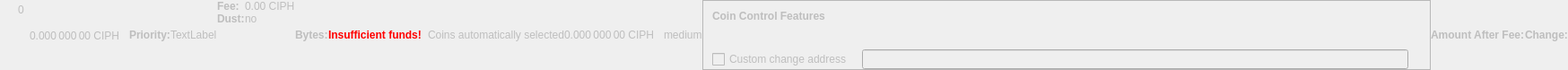
    <widget class="QWidget" name="dummyHideWidget" native="true">
     <property name="enabled">
      <bool>false</bool>
     </property>
     <property name="maximumSize">
      <size>
       <width>100</width>
       <height>22</height>
      </size>
     </property>
     <layout class="QHBoxLayout" name="dummyHideLayout">
      <property name="spacing">
       <number>0</number>
      </property>
      <property name="leftMargin">
       <number>0</number>
      </property>
      <property name="topMargin">
       <number>0</number>
      </property>
      <property name="rightMargin">
       <number>0</number>
      </property>
      <property name="bottomMargin">
       <number>0</number>
      </property>
      <item>
       <layout class="QFormLayout" name="formLayoutCoinControl1">
        <property name="horizontalSpacing">
         <number>10</number>
        </property>
        <property name="verticalSpacing">
         <number>14</number>
        </property>
        <property name="leftMargin">
         <number>10</number>
        </property>
        <property name="topMargin">
         <number>4</number>
        </property>
        <property name="rightMargin">
         <number>6</number>
        </property>
        <item row="0" column="1">
         <widget class="QLabel" name="labelCoinControlBytes">
          <property name="cursor">
           <cursorShape>IBeamCursor</cursorShape>
          </property>
          <property name="contextMenuPolicy">
           <enum>Qt::ActionsContextMenu</enum>
          </property>
          <property name="text">
           <string notr="true">0</string>
          </property>
          <property name="textInteractionFlags">
           <set>Qt::LinksAccessibleByMouse|Qt::TextSelectableByKeyboard|Qt::TextSelectableByMouse</set>
          </property>
         </widget>
        </item>
       </layout>
      </item>
      <item>
       <widget class="QLabel" name="labelCoinControlAfterFee">
        <property name="enabled">
         <bool>false</bool>
        </property>
        <property name="sizePolicy">
         <sizepolicy hsizetype="Fixed" vsizetype="Fixed">
          <horstretch>0</horstretch>
          <verstretch>0</verstretch>
         </sizepolicy>
        </property>
        <property name="minimumSize">
         <size>
          <width>111</width>
          <height>12</height>
         </size>
        </property>
        <property name="maximumSize">
         <size>
          <width>111</width>
          <height>12</height>
         </size>
        </property>
        <property name="cursor">
         <cursorShape>IBeamCursor</cursorShape>
        </property>
        <property name="contextMenuPolicy">
         <enum>Qt::ActionsContextMenu</enum>
        </property>
        <property name="text">
         <string notr="true">0.000 000 00 CIPH</string>
        </property>
        <property name="textInteractionFlags">
         <set>Qt::LinksAccessibleByMouse|Qt::TextSelectableByKeyboard|Qt::TextSelectableByMouse</set>
        </property>
       </widget>
      </item>
      <item>
       <widget class="QLabel" name="labelCoinControlPriorityText">
        <property name="enabled">
         <bool>false</bool>
        </property>
        <property name="font">
         <font>
          <weight>75</weight>
          <bold>true</bold>
         </font>
        </property>
        <property name="text">
         <string>Priority:</string>
        </property>
       </widget>
      </item>
      <item>
       <layout class="QHBoxLayout" name="horizontalLayout">
        <item>
         <widget class="QLabel" name="WarningLabel">
          <property name="text">
           <string>TextLabel</string>
          </property>
         </widget>
        </item>
       </layout>
      </item>
      <item>
       <layout class="QFormLayout" name="formLayoutCoinControl3">
        <property name="horizontalSpacing">
         <number>0</number>
        </property>
        <property name="verticalSpacing">
         <number>0</number>
        </property>
        <property name="leftMargin">
         <number>0</number>
        </property>
        <property name="topMargin">
         <number>0</number>
        </property>
        <property name="rightMargin">
         <number>0</number>
        </property>
        <item row="0" column="0">
         <widget class="QLabel" name="labelCoinControlFeeText">
          <property name="enabled">
           <bool>false</bool>
          </property>
          <property name="font">
           <font>
            <weight>75</weight>
            <bold>true</bold>
           </font>
          </property>
          <property name="text">
           <string>Fee:</string>
          </property>
          <property name="margin">
           <number>0</number>
          </property>
         </widget>
        </item>
        <item row="0" column="1">
         <widget class="QLabel" name="labelCoinControlFee">
          <property name="enabled">
           <bool>false</bool>
          </property>
          <property name="cursor">
           <cursorShape>IBeamCursor</cursorShape>
          </property>
          <property name="contextMenuPolicy">
           <enum>Qt::ActionsContextMenu</enum>
          </property>
          <property name="text">
           <string notr="true">0.00 CIPH</string>
          </property>
          <property name="textInteractionFlags">
           <set>Qt::LinksAccessibleByMouse|Qt::TextSelectableByKeyboard|Qt::TextSelectableByMouse</set>
          </property>
         </widget>
        </item>
        <item row="1" column="0">
         <widget class="QLabel" name="labelCoinControlLowOutputText">
          <property name="enabled">
           <bool>false</bool>
          </property>
          <property name="font">
           <font>
            <weight>75</weight>
            <bold>true</bold>
           </font>
          </property>
          <property name="text">
           <string>Dust:</string>
          </property>
         </widget>
        </item>
        <item row="1" column="1">
         <widget class="QLabel" name="labelCoinControlLowOutput">
          <property name="enabled">
           <bool>false</bool>
          </property>
          <property name="cursor">
           <cursorShape>IBeamCursor</cursorShape>
          </property>
          <property name="contextMenuPolicy">
           <enum>Qt::ActionsContextMenu</enum>
          </property>
          <property name="text">
           <string>no</string>
          </property>
          <property name="textInteractionFlags">
           <set>Qt::LinksAccessibleByMouse|Qt::TextSelectableByKeyboard|Qt::TextSelectableByMouse</set>
          </property>
         </widget>
        </item>
       </layout>
      </item>
      <item>
       <widget class="QLabel" name="labelCoinControlBytesText">
        <property name="enabled">
         <bool>false</bool>
        </property>
        <property name="font">
         <font>
          <weight>75</weight>
          <bold>true</bold>
         </font>
        </property>
        <property name="text">
         <string>Bytes:</string>
        </property>
       </widget>
      </item>
      <item>
       <layout class="QFormLayout" name="formLayoutCoinControl2">
        <property name="horizontalSpacing">
         <number>0</number>
        </property>
        <property name="verticalSpacing">
         <number>0</number>
        </property>
        <property name="leftMargin">
         <number>0</number>
        </property>
        <property name="topMargin">
         <number>0</number>
        </property>
        <property name="rightMargin">
         <number>0</number>
        </property>
       </layout>
      </item>
      <item>
       <layout class="QHBoxLayout" name="horizontalLayoutCoinControl2">
        <property name="spacing">
         <number>0</number>
        </property>
        <property name="bottomMargin">
         <number>0</number>
        </property>
       </layout>
      </item>
      <item>
       <widget class="QLabel" name="labelCoinControlInsuffFunds">
        <property name="enabled">
         <bool>false</bool>
        </property>
        <property name="minimumSize">
         <size>
          <width>0</width>
          <height>0</height>
         </size>
        </property>
        <property name="font">
         <font>
          <weight>75</weight>
          <bold>true</bold>
         </font>
        </property>
        <property name="styleSheet">
         <string notr="true">color:red;font-weight:bold;</string>
        </property>
        <property name="text">
         <string>Insufficient funds!</string>
        </property>
        <property name="margin">
         <number>5</number>
        </property>
       </widget>
      </item>
      <item>
       <layout class="QFormLayout" name="formLayoutCoinControl4">
        <property name="horizontalSpacing">
         <number>0</number>
        </property>
        <property name="verticalSpacing">
         <number>0</number>
        </property>
        <property name="leftMargin">
         <number>0</number>
        </property>
        <property name="topMargin">
         <number>0</number>
        </property>
        <property name="rightMargin">
         <number>0</number>
        </property>
       </layout>
      </item>
      <item>
       <widget class="QLabel" name="labelCoinControlChangeLabel">
        <property name="enabled">
         <bool>false</bool>
        </property>
        <property name="sizePolicy">
         <sizepolicy hsizetype="Preferred" vsizetype="Expanding">
          <horstretch>0</horstretch>
          <verstretch>0</verstretch>
         </sizepolicy>
        </property>
        <property name="minimumSize">
         <size>
          <width>0</width>
          <height>0</height>
         </size>
        </property>
        <property name="text">
         <string/>
        </property>
        <property name="margin">
         <number>3</number>
        </property>
       </widget>
      </item>
      <item>
       <widget class="QLabel" name="labelCoinControlAutomaticallySelected">
        <property name="enabled">
         <bool>false</bool>
        </property>
        <property name="sizePolicy">
         <sizepolicy hsizetype="Fixed" vsizetype="Fixed">
          <horstretch>0</horstretch>
          <verstretch>0</verstretch>
         </sizepolicy>
        </property>
        <property name="minimumSize">
         <size>
          <width>0</width>
          <height>0</height>
         </size>
        </property>
        <property name="maximumSize">
         <size>
          <width>240</width>
          <height>16777215</height>
         </size>
        </property>
        <property name="text">
         <string>Coins automatically selected</string>
        </property>
        <property name="margin">
         <number>5</number>
        </property>
       </widget>
      </item>
      <item>
       <widget class="QLabel" name="labelCoinControlChange">
        <property name="enabled">
         <bool>false</bool>
        </property>
        <property name="sizePolicy">
         <sizepolicy hsizetype="Fixed" vsizetype="Fixed">
          <horstretch>0</horstretch>
          <verstretch>0</verstretch>
         </sizepolicy>
        </property>
        <property name="minimumSize">
         <size>
          <width>111</width>
          <height>0</height>
         </size>
        </property>
        <property name="maximumSize">
         <size>
          <width>111</width>
          <height>16777215</height>
         </size>
        </property>
        <property name="cursor">
         <cursorShape>IBeamCursor</cursorShape>
        </property>
        <property name="contextMenuPolicy">
         <enum>Qt::ActionsContextMenu</enum>
        </property>
        <property name="text">
         <string notr="true">0.000 000 00 CIPH</string>
        </property>
        <property name="textInteractionFlags">
         <set>Qt::LinksAccessibleByMouse|Qt::TextSelectableByKeyboard|Qt::TextSelectableByMouse</set>
        </property>
       </widget>
      </item>
      <item>
       <widget class="QLabel" name="labelCoinControlPriority">
        <property name="enabled">
         <bool>false</bool>
        </property>
        <property name="cursor">
         <cursorShape>IBeamCursor</cursorShape>
        </property>
        <property name="contextMenuPolicy">
         <enum>Qt::ActionsContextMenu</enum>
        </property>
        <property name="text">
         <string>medium</string>
        </property>
        <property name="textInteractionFlags">
         <set>Qt::LinksAccessibleByMouse|Qt::TextSelectableByKeyboard|Qt::TextSelectableByMouse</set>
        </property>
       </widget>
      </item>
      <item>
       <widget class="QFrame" name="frameCoinControl">
        <property name="sizePolicy">
         <sizepolicy hsizetype="Expanding" vsizetype="Expanding">
          <horstretch>0</horstretch>
          <verstretch>0</verstretch>
         </sizepolicy>
        </property>
        <property name="maximumSize">
         <size>
          <width>16777215</width>
          <height>16777215</height>
         </size>
        </property>
        <property name="frameShape">
         <enum>QFrame::StyledPanel</enum>
        </property>
        <property name="frameShadow">
         <enum>QFrame::Sunken</enum>
        </property>
        <layout class="QVBoxLayout" name="verticalLayoutCoinControl2_2">
         <property name="spacing">
          <number>0</number>
         </property>
         <property name="leftMargin">
          <number>0</number>
         </property>
         <property name="topMargin">
          <number>0</number>
         </property>
         <property name="rightMargin">
          <number>0</number>
         </property>
         <property name="bottomMargin">
          <number>0</number>
         </property>
         <item>
          <layout class="QVBoxLayout" name="verticalLayoutCoinControl" stretch="0,0,0,1">
           <property name="spacing">
            <number>0</number>
           </property>
           <property name="leftMargin">
            <number>10</number>
           </property>
           <property name="topMargin">
            <number>10</number>
           </property>
           <item>
            <layout class="QHBoxLayout" name="horizontalLayoutCoinControl1">
             <property name="bottomMargin">
              <number>15</number>
             </property>
             <item>
              <widget class="QLabel" name="labelCoinControlFeatures">
               <property name="enabled">
                <bool>false</bool>
               </property>
               <property name="sizePolicy">
                <sizepolicy hsizetype="Preferred" vsizetype="Maximum">
                 <horstretch>0</horstretch>
                 <verstretch>0</verstretch>
                </sizepolicy>
               </property>
               <property name="font">
                <font>
                 <weight>75</weight>
                 <bold>true</bold>
                </font>
               </property>
               <property name="styleSheet">
                <string notr="true">font-weight:bold;</string>
               </property>
               <property name="text">
                <string>Coin Control Features</string>
               </property>
              </widget>
             </item>
            </layout>
           </item>
           <item>
            <widget class="QWidget" name="widgetCoinControl" native="true">
             <property name="sizePolicy">
              <sizepolicy hsizetype="Preferred" vsizetype="Preferred">
               <horstretch>0</horstretch>
               <verstretch>0</verstretch>
              </sizepolicy>
             </property>
             <property name="minimumSize">
              <size>
               <width>0</width>
               <height>0</height>
              </size>
             </property>
             <property name="styleSheet">
              <string notr="true"/>
             </property>
             <layout class="QHBoxLayout" name="horizontalLayoutCoinControl5_2">
              <property name="leftMargin">
               <number>0</number>
              </property>
              <property name="topMargin">
               <number>0</number>
              </property>
              <property name="rightMargin">
               <number>0</number>
              </property>
              <property name="bottomMargin">
               <number>0</number>
              </property>
              <item>
               <layout class="QHBoxLayout" name="horizontalLayoutCoinControl3">
                <property name="spacing">
                 <number>20</number>
                </property>
                <property name="topMargin">
                 <number>0</number>
                </property>
                <property name="bottomMargin">
                 <number>10</number>
                </property>
               </layout>
              </item>
             </layout>
            </widget>
           </item>
           <item>
            <layout class="QHBoxLayout" name="horizontalLayoutCoinControl4" stretch="0,0,0">
             <property name="spacing">
              <number>12</number>
             </property>
             <property name="sizeConstraint">
              <enum>QLayout::SetDefaultConstraint</enum>
             </property>
             <property name="topMargin">
              <number>5</number>
             </property>
             <property name="rightMargin">
              <number>5</number>
             </property>
             <item>
              <widget class="QCheckBox" name="checkBoxCoinControlChange">
               <property name="enabled">
                <bool>false</bool>
               </property>
               <property name="toolTip">
                <string>If this is activated, but the change address is empty or invalid, change will be sent to a newly generated address.</string>
               </property>
               <property name="text">
                <string>Custom change address</string>
               </property>
              </widget>
             </item>
             <item>
              <widget class="QValidatedLineEdit" name="lineEditCoinControlChange">
               <property name="enabled">
                <bool>false</bool>
               </property>
               <property name="sizePolicy">
                <sizepolicy hsizetype="Expanding" vsizetype="Fixed">
                 <horstretch>0</horstretch>
                 <verstretch>0</verstretch>
                </sizepolicy>
               </property>
              </widget>
             </item>
             <item>
              <widget class="QLabel" name="labelCoinControlChangeLabel_2">
               <property name="sizePolicy">
                <sizepolicy hsizetype="Preferred" vsizetype="Expanding">
                 <horstretch>0</horstretch>
                 <verstretch>0</verstretch>
                </sizepolicy>
               </property>
               <property name="minimumSize">
                <size>
                 <width>0</width>
                 <height>0</height>
                </size>
               </property>
               <property name="text">
                <string/>
               </property>
               <property name="margin">
                <number>3</number>
               </property>
              </widget>
             </item>
            </layout>
           </item>
           <item>
            <spacer name="verticalSpacerCoinControl">
             <property name="orientation">
              <enum>Qt::Vertical</enum>
             </property>
             <property name="sizeHint" stdset="0">
              <size>
               <width>800</width>
               <height>1</height>
              </size>
             </property>
            </spacer>
           </item>
          </layout>
         </item>
        </layout>
       </widget>
      </item>
      <item>
       <widget class="QLabel" name="labelCoinControlAfterFeeText">
        <property name="enabled">
         <bool>false</bool>
        </property>
        <property name="minimumSize">
         <size>
          <width>0</width>
          <height>0</height>
         </size>
        </property>
        <property name="maximumSize">
         <size>
          <width>16777215</width>
          <height>16777215</height>
         </size>
        </property>
        <property name="font">
         <font>
          <weight>75</weight>
          <bold>true</bold>
         </font>
        </property>
        <property name="text">
         <string>Amount After Fee:</string>
        </property>
        <property name="alignment">
         <set>Qt::AlignLeading|Qt::AlignLeft|Qt::AlignVCenter</set>
        </property>
        <property name="margin">
         <number>0</number>
        </property>
       </widget>
      </item>
      <item>
       <widget class="QLabel" name="labelCoinControlChangeText">
        <property name="enabled">
         <bool>false</bool>
        </property>
        <property name="sizePolicy">
         <sizepolicy hsizetype="Preferred" vsizetype="Preferred">
          <horstretch>0</horstretch>
          <verstretch>0</verstretch>
         </sizepolicy>
        </property>
        <property name="minimumSize">
         <size>
          <width>0</width>
          <height>0</height>
         </size>
        </property>
        <property name="maximumSize">
         <size>
          <width>16777215</width>
          <height>16777215</height>
         </size>
        </property>
        <property name="font">
         <font>
          <weight>75</weight>
          <bold>true</bold>
         </font>
        </property>
        <property name="text">
         <string>Change:</string>
        </property>
        <property name="alignment">
         <set>Qt::AlignLeading|Qt::AlignLeft|Qt::AlignVCenter</set>
        </property>
       </widget>
      </item>
     </layout>
    </widget>
